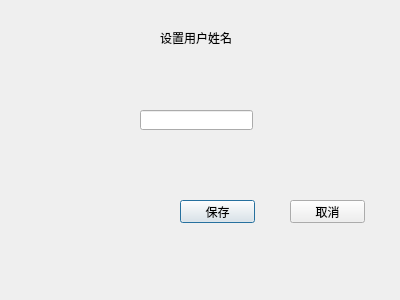
<?xml version="1.0" encoding="UTF-8"?>
<ui version="4.0">
 <class>UserNameNew</class>
 <widget class="QDialog" name="UserNameNew">
  <property name="geometry">
   <rect>
    <x>0</x>
    <y>0</y>
    <width>400</width>
    <height>300</height>
   </rect>
  </property>
  <property name="windowTitle">
   <string>Dialog</string>
  </property>
  <widget class="QLabel" name="label">
   <property name="geometry">
    <rect>
     <x>160</x>
     <y>30</y>
     <width>81</width>
     <height>16</height>
    </rect>
   </property>
   <property name="text">
    <string>设置用户姓名</string>
   </property>
  </widget>
  <widget class="QPushButton" name="saveBtn">
   <property name="geometry">
    <rect>
     <x>180</x>
     <y>200</y>
     <width>75</width>
     <height>23</height>
    </rect>
   </property>
   <property name="text">
    <string>保存</string>
   </property>
  </widget>
  <widget class="QPushButton" name="cancelBtn">
   <property name="geometry">
    <rect>
     <x>290</x>
     <y>200</y>
     <width>75</width>
     <height>23</height>
    </rect>
   </property>
   <property name="text">
    <string>取消</string>
   </property>
  </widget>
  <widget class="QLineEdit" name="userNameEdit">
   <property name="geometry">
    <rect>
     <x>140</x>
     <y>110</y>
     <width>113</width>
     <height>20</height>
    </rect>
   </property>
  </widget>
 </widget>
 <resources/>
 <connections/>
</ui>
